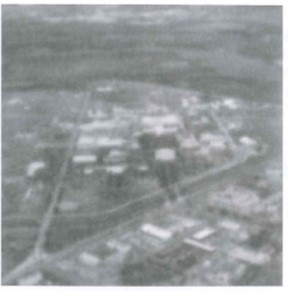
#> input picture DIP HW5_1/Fig5.25.jpg, 288 x 291 px
$ python HW1.py
#> lines starting #> are read from the running program, lines starting #| are printed output that depends on the picture
import os
import numpy as np
from numpy.fft import fft2, ifft2
from scipy.signal import gaussian, convolve2d
import matplotlib.pyplot as plt
import cv2

def blur(img, kernel_size=3):
    dummy = np.copy(img)
    h = np.eye(kernel_size) / kernel_size
    dummy = convolve2d(dummy, h, mode='valid')
    return dummy

def add_gaussian_noise(img, sigma):
    gauss = np.random.normal(0, sigma, np.shape(img))
    noisy_img = img + gauss
    noisy_img[noisy_img < 0] = 0
    noisy_img[noisy_img > 255] = 255
    return noisy_img

def wiener_filter(img, kernel, K):
    kernel /= np.sum(kernel)
    dummy = np.copy(img)
    dummy = fft2(dummy)
    kernel = fft2(kernel, s=img.shape)
    kernel = np.conj(kernel) / (np.abs(kernel) ** 2 + K)
    dummy = dummy * kernel
    dummy = np.abs(ifft2(dummy))
    return dummy

def gaussian_kernel(kernel_size=3):
    h = gaussian(kernel_size, kernel_size / 3).reshape(kernel_size, 1)
    h = np.dot(h, h.transpose())
    h /= np.sum(h)
    return h

if __name__ == '__main__':
    # Load image and convert it to gray scale
    image = cv2.imread('Fig5.25.jpg', cv2.IMREAD_GRAYSCALE)
#> image: shape (291, 288); min 92, max 255, mean 151.8

    # Apply Wiener Filter
    kernel = gaussian_kernel(3)
    filtered_img = wiener_filter(image, kernel, K=10)
#> in wiener_filter, `dummy = np.abs(ifft2(dummy))`:
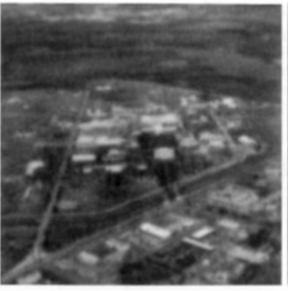
#> dummy: shape (291, 288) float64; min 8.55, max 23.23, mean 13.8; drawn with min black and max white

    # Display results
    display = [image, filtered_img]
    label = ['Original Image', 'Wiener Filter applied']

    fig = plt.figure(figsize=(12, 10))

    for i in range(len(display)):
        fig.add_subplot(2, 2, i+1)
        plt.imshow(display[i], cmap='gray')
        plt.title(label[i])
#> this loop made 2 passes

    plt.show()
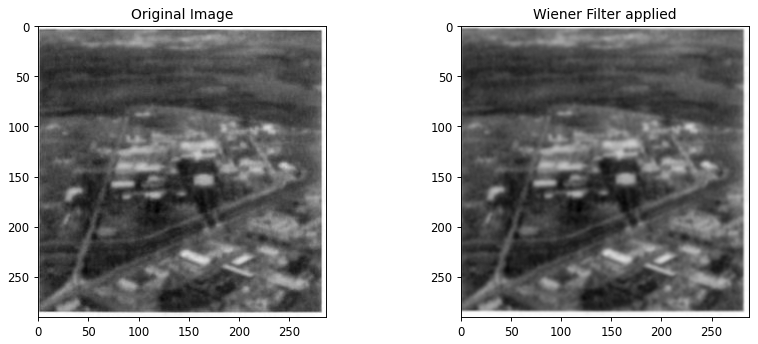
#> figure drawn by matplotlib, 2 panels
